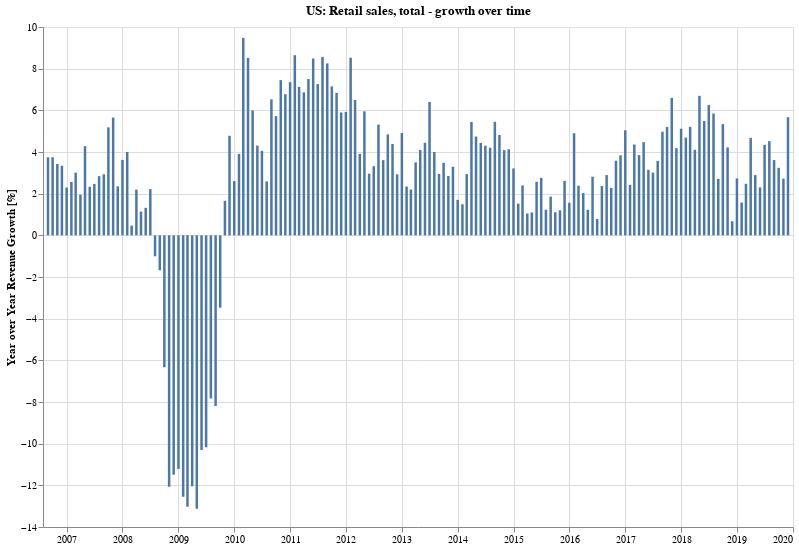

Here is the notebook cell this chart was saved with:
### Markdown cell above
### What is the *growth* trend for retail sales revenue?

### Code cell
doYoYChartFor('Retail sales, total', df_combined)

### Figure 1 — Vega-Lite specification as saved in the notebook (floating-point values rounded to 4 significant figures; data arrays with more than 128 entries replaced by an {"elided": "..."} marker saying what was removed)
{"config": {"view": {"continuousWidth": 400, "continuousHeight": 300}}, "data": {"name": "data-50be35babaadf51eadbc23bafba4f8d5"}, "mark": {"type": "bar", "size": 2.5}, "encoding": {"tooltip": [{"type": "temporal", "field": "dt"}, {"type": "quantitative", "field": "Retail sales, total"}], "x": {"type": "temporal", "axis": {"title": ""}, "field": "dt"}, "y": {"type": "quantitative", "axis": {"title": "Year over Year Revenue Growth [%]"}, "field": "Retail sales, total"}}, "height": 500, "title": "US: Retail sales, total - growth over time", "width": 750, "$schema": "https://vega.github.io/schema/vega-lite/v4.0.2.json", "datasets": {"data-50be35babaadf51eadbc23bafba4f8d5": {"elided": "160 records"}}}
